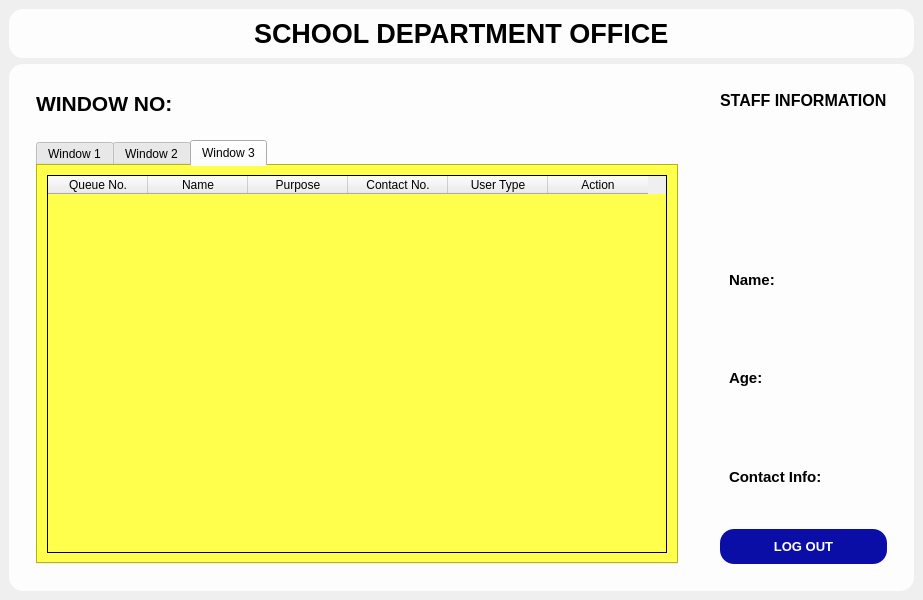
<?xml version="1.0" encoding="UTF-8"?>
<ui version="4.0">
 <class>MainWindow</class>
 <widget class="QMainWindow" name="MainWindow">
  <property name="geometry">
   <rect>
    <x>0</x>
    <y>0</y>
    <width>923</width>
    <height>600</height>
   </rect>
  </property>
  <property name="windowTitle">
   <string>MainWindow</string>
  </property>
  <widget class="QWidget" name="centralwidget">
   <property name="styleSheet">
    <string notr="true">#centralwidget {
	background: url(:/image/aisat-bg.jpg);
}
#title, #content {
	border-radius: 14px;
	background-color: rgb(255, 255, 255, 220);
}
#table, #table_2, #table_3 {
	border: 1px solid black;
	background: transparent;
}
#logoutbtn, #window2, #window3 {
	border: none;
	padding: 10px 0;
	border-radius: 14px;
	color: white;
	background-color: rgb(11, 13, 167);
}

#tabWidget {
	
	background-color: rgb(255, 255, 0);
	padding: 10px;
}
</string>
   </property>
   <layout class="QVBoxLayout" name="verticalLayout">
    <item>
     <widget class="QWidget" name="title" native="true">
      <property name="font">
       <font>
        <pointsize>20</pointsize>
        <weight>75</weight>
        <bold>true</bold>
       </font>
      </property>
      <layout class="QVBoxLayout" name="verticalLayout_2">
       <item alignment="Qt::AlignHCenter|Qt::AlignTop">
        <widget class="QLabel" name="title_office">
         <property name="font">
          <font>
           <pointsize>20</pointsize>
           <weight>75</weight>
           <bold>true</bold>
          </font>
         </property>
         <property name="text">
          <string>SCHOOL DEPARTMENT OFFICE</string>
         </property>
        </widget>
       </item>
      </layout>
     </widget>
    </item>
    <item>
     <widget class="QWidget" name="content" native="true">
      <property name="sizePolicy">
       <sizepolicy hsizetype="Preferred" vsizetype="Expanding">
        <horstretch>0</horstretch>
        <verstretch>0</verstretch>
       </sizepolicy>
      </property>
      <layout class="QHBoxLayout" name="horizontalLayout">
       <item>
        <widget class="QWidget" name="widget_3" native="true">
         <layout class="QVBoxLayout" name="verticalLayout_3">
          <item>
           <widget class="QWidget" name="widget_6" native="true">
            <layout class="QHBoxLayout" name="horizontalLayout_2">
             <item>
              <widget class="QLabel" name="window_no_layout">
               <property name="font">
                <font>
                 <pointsize>16</pointsize>
                 <weight>75</weight>
                 <bold>true</bold>
                </font>
               </property>
               <property name="text">
                <string>WINDOW NO: </string>
               </property>
              </widget>
             </item>
            </layout>
           </widget>
          </item>
          <item>
           <widget class="QWidget" name="widget_5" native="true">
            <property name="sizePolicy">
             <sizepolicy hsizetype="Preferred" vsizetype="Expanding">
              <horstretch>0</horstretch>
              <verstretch>0</verstretch>
             </sizepolicy>
            </property>
            <layout class="QVBoxLayout" name="verticalLayout_7">
             <item>
              <widget class="QTabWidget" name="tabWidget">
               <property name="currentIndex">
                <number>2</number>
               </property>
               <widget class="QWidget" name="tab">
                <attribute name="title">
                 <string>Window 1</string>
                </attribute>
                <layout class="QVBoxLayout" name="verticalLayout_4">
                 <item>
                  <widget class="QTableWidget" name="table">
                   <column>
                    <property name="text">
                     <string>Queue No.</string>
                    </property>
                   </column>
                   <column>
                    <property name="text">
                     <string>Name</string>
                    </property>
                   </column>
                   <column>
                    <property name="text">
                     <string>Purpose</string>
                    </property>
                   </column>
                   <column>
                    <property name="text">
                     <string>Contact No.</string>
                    </property>
                   </column>
                   <column>
                    <property name="text">
                     <string>User Type</string>
                    </property>
                   </column>
                   <column>
                    <property name="text">
                     <string>Action</string>
                    </property>
                   </column>
                  </widget>
                 </item>
                </layout>
               </widget>
               <widget class="QWidget" name="tab_2">
                <attribute name="title">
                 <string>Window 2</string>
                </attribute>
                <layout class="QVBoxLayout" name="verticalLayout_13">
                 <item>
                  <widget class="QTableWidget" name="table_2">
                   <column>
                    <property name="text">
                     <string>Queue No.</string>
                    </property>
                   </column>
                   <column>
                    <property name="text">
                     <string>Name</string>
                    </property>
                   </column>
                   <column>
                    <property name="text">
                     <string>Purpose</string>
                    </property>
                   </column>
                   <column>
                    <property name="text">
                     <string>Contact No.</string>
                    </property>
                   </column>
                   <column>
                    <property name="text">
                     <string>User Type</string>
                    </property>
                   </column>
                   <column>
                    <property name="text">
                     <string>Action</string>
                    </property>
                   </column>
                  </widget>
                 </item>
                </layout>
               </widget>
               <widget class="QWidget" name="tab_3">
                <attribute name="title">
                 <string>Window 3</string>
                </attribute>
                <layout class="QVBoxLayout" name="verticalLayout_14">
                 <item>
                  <widget class="QTableWidget" name="table_3">
                   <column>
                    <property name="text">
                     <string>Queue No.</string>
                    </property>
                   </column>
                   <column>
                    <property name="text">
                     <string>Name</string>
                    </property>
                   </column>
                   <column>
                    <property name="text">
                     <string>Purpose</string>
                    </property>
                   </column>
                   <column>
                    <property name="text">
                     <string>Contact No.</string>
                    </property>
                   </column>
                   <column>
                    <property name="text">
                     <string>User Type</string>
                    </property>
                   </column>
                   <column>
                    <property name="text">
                     <string>Action</string>
                    </property>
                   </column>
                  </widget>
                 </item>
                </layout>
               </widget>
              </widget>
             </item>
            </layout>
           </widget>
          </item>
         </layout>
        </widget>
       </item>
       <item>
        <widget class="QWidget" name="widget_4" native="true">
         <layout class="QVBoxLayout" name="verticalLayout_5">
          <item>
           <widget class="QWidget" name="widget_7" native="true">
            <layout class="QVBoxLayout" name="verticalLayout_6">
             <item alignment="Qt::AlignHCenter|Qt::AlignTop">
              <widget class="QLabel" name="label_3">
               <property name="font">
                <font>
                 <pointsize>12</pointsize>
                 <weight>75</weight>
                 <bold>true</bold>
                </font>
               </property>
               <property name="text">
                <string>STAFF INFORMATION</string>
               </property>
              </widget>
             </item>
            </layout>
           </widget>
          </item>
          <item>
           <widget class="QWidget" name="widget_8" native="true">
            <property name="sizePolicy">
             <sizepolicy hsizetype="Preferred" vsizetype="Expanding">
              <horstretch>0</horstretch>
              <verstretch>0</verstretch>
             </sizepolicy>
            </property>
            <layout class="QVBoxLayout" name="verticalLayout_8">
             <item>
              <widget class="QWidget" name="widget_9" native="true">
               <layout class="QVBoxLayout" name="verticalLayout_9">
                <item>
                 <widget class="QLabel" name="label_4">
                  <property name="text">
                   <string>&lt;html&gt;&lt;head/&gt;&lt;body&gt;&lt;p&gt;&lt;img src=&quot;:/image/stafpic.jpg&quot;/&gt;&lt;/p&gt;&lt;/body&gt;&lt;/html&gt;</string>
                  </property>
                 </widget>
                </item>
               </layout>
              </widget>
             </item>
             <item>
              <widget class="QWidget" name="widget_10" native="true">
               <layout class="QVBoxLayout" name="verticalLayout_10">
                <item>
                 <widget class="QLabel" name="label_5">
                  <property name="font">
                   <font>
                    <pointsize>11</pointsize>
                    <weight>75</weight>
                    <bold>true</bold>
                   </font>
                  </property>
                  <property name="text">
                   <string>Name:</string>
                  </property>
                 </widget>
                </item>
               </layout>
              </widget>
             </item>
             <item>
              <widget class="QWidget" name="widget_11" native="true">
               <layout class="QVBoxLayout" name="verticalLayout_11">
                <item>
                 <widget class="QLabel" name="label_6">
                  <property name="font">
                   <font>
                    <pointsize>11</pointsize>
                    <weight>75</weight>
                    <bold>true</bold>
                   </font>
                  </property>
                  <property name="text">
                   <string>Age: </string>
                  </property>
                 </widget>
                </item>
               </layout>
              </widget>
             </item>
             <item>
              <widget class="QWidget" name="widget" native="true">
               <layout class="QVBoxLayout" name="verticalLayout_12">
                <item>
                 <widget class="QLabel" name="label_7">
                  <property name="font">
                   <font>
                    <pointsize>11</pointsize>
                    <weight>75</weight>
                    <bold>true</bold>
                   </font>
                  </property>
                  <property name="text">
                   <string>Contact Info:</string>
                  </property>
                 </widget>
                </item>
               </layout>
              </widget>
             </item>
             <item>
              <widget class="QPushButton" name="logoutbtn">
               <property name="font">
                <font>
                 <pointsize>10</pointsize>
                 <weight>75</weight>
                 <bold>true</bold>
                </font>
               </property>
               <property name="cursor">
                <cursorShape>ClosedHandCursor</cursorShape>
               </property>
               <property name="text">
                <string>LOG OUT</string>
               </property>
              </widget>
             </item>
            </layout>
           </widget>
          </item>
         </layout>
        </widget>
       </item>
      </layout>
     </widget>
    </item>
   </layout>
  </widget>
 </widget>
 <resources>
  <include location="../image/assets.qrc"/>
 </resources>
 <connections/>
</ui>
